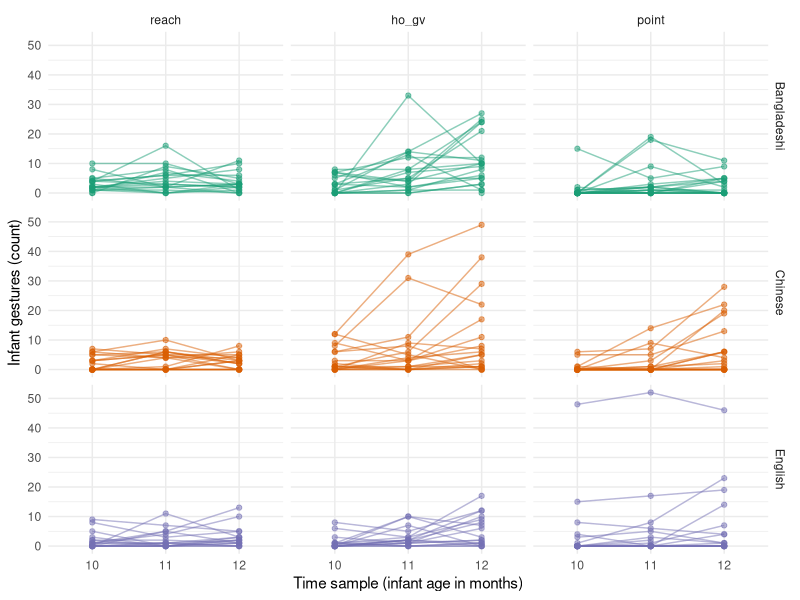
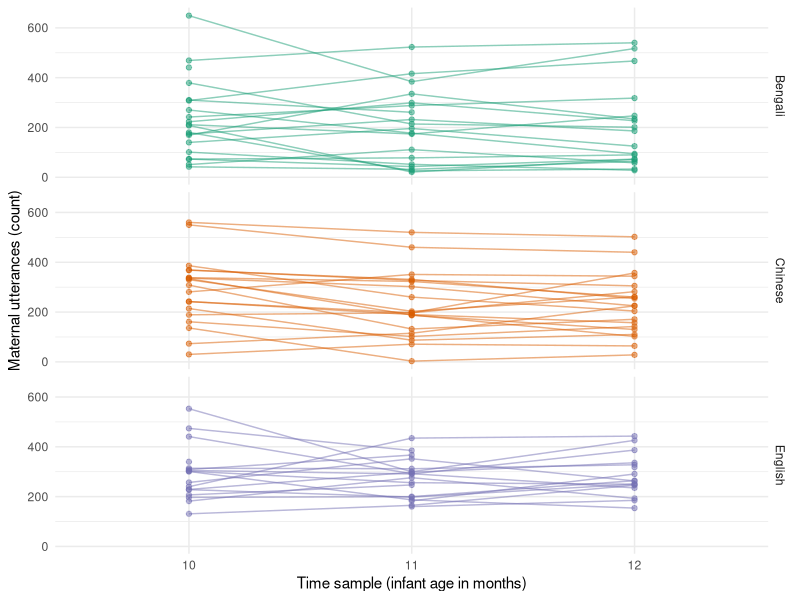
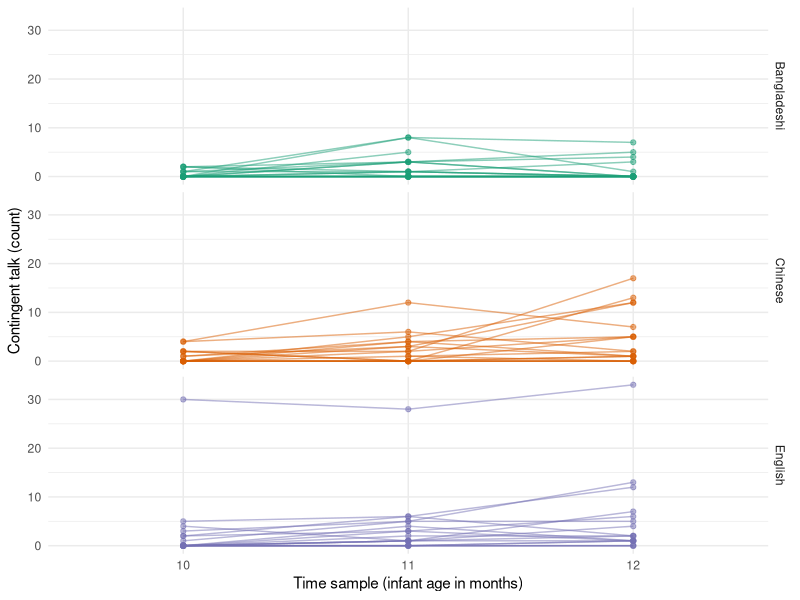
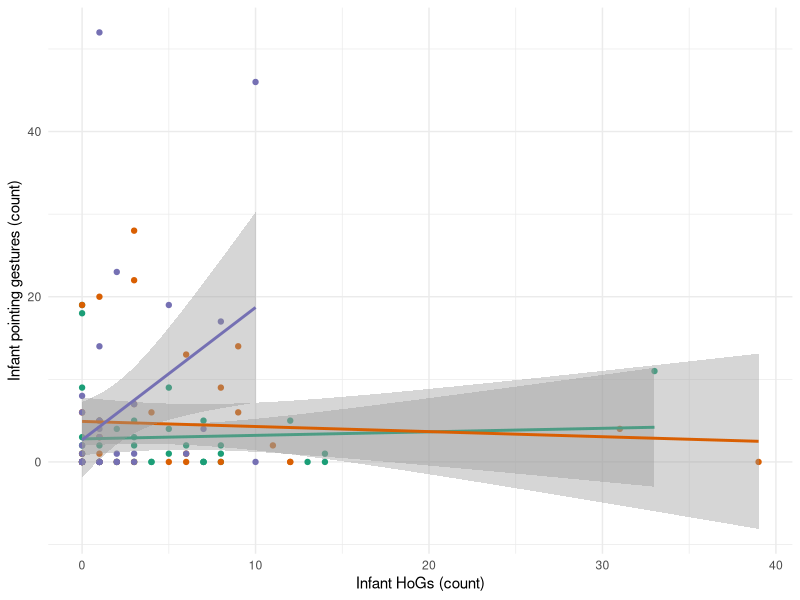
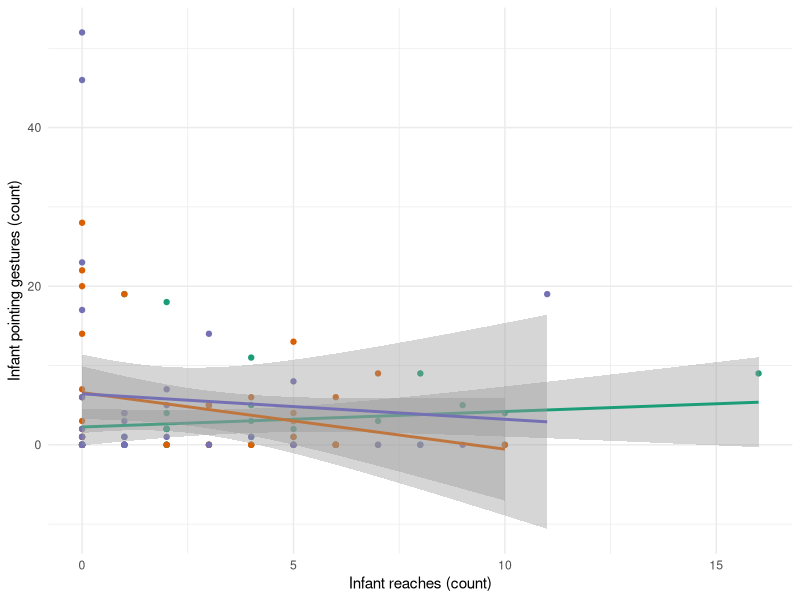
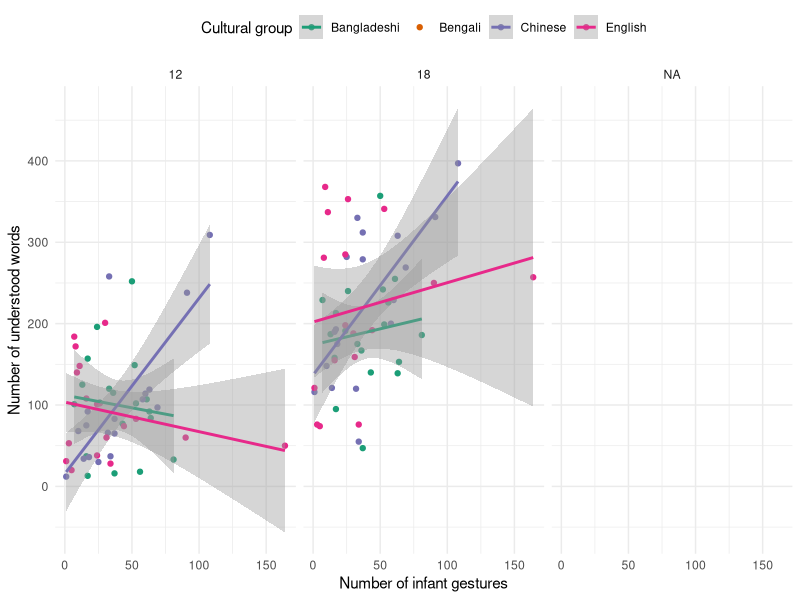
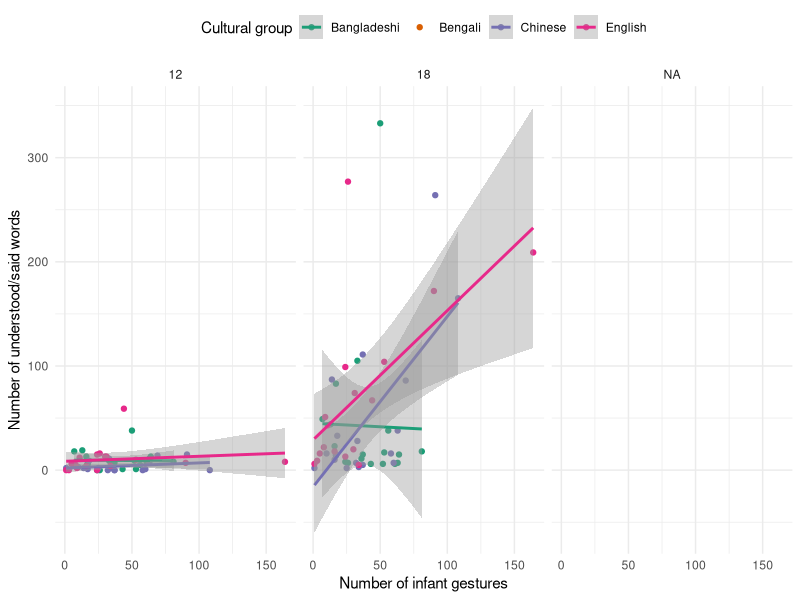
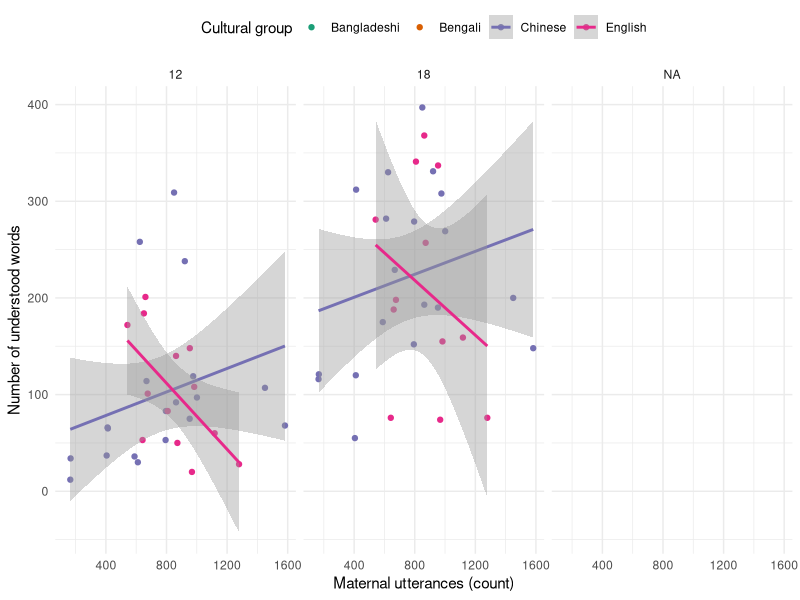

The R source for these figures, in order:
## ---- chunk 1
knitr::opts_chunk$set(echo = TRUE)
knitr::opts_knit$set(root.dir = normalizePath("./"))
library(tidyverse)
theme_set(theme_minimal())

img_path <- "./img"
## ---- chunk 2
gestures <- read_csv("./data/gestures.csv")

gestures_tot <- gestures %>%
  group_by(dyad, background, months, gesture) %>%
  summarise(
    count = sum(count),
    ct = sum(ct)
  ) %>%
  ungroup() %>%
  mutate(
    gesture = factor(gesture, levels = c("reach", "ho_gv", "point"))
  ) %>%
  mutate_if(is.character, as.factor) %>%
  mutate(
    back_o = ordered(background, levels = c("English", "Bangladeshi", "Chinese"))
  )

contrasts(gestures_tot$back_o) <- "contr.treatment"

utterances <- read_csv("./data/utterances.csv")

# NAs not removed in sum()
utterances_tot <- utterances %>%
  group_by(dyad, background, months) %>%
  summarise(
    utterances = sum(utterances)
  ) %>%
  ungroup() %>%
  mutate_if(is.character, as.factor) %>%
  mutate(
    back_o = ordered(background, levels = c("English", "Bangladeshi", "Chinese"))
  )

contrasts(utterances_tot$back_o) <- "contr.treatment"

hg_tot <- filter(gestures_tot, gesture == "ho_gv")
reach_tot <- filter(gestures_tot, gesture == "reach")
point_tot <- filter(gestures_tot, gesture == "point")
all_tot <- gestures_tot %>%
  group_by(dyad, background, back_o, months) %>%
  summarise(count = sum(count), ct = sum(ct))

hg_point_lead <- gestures_tot %>%
  dplyr::select(-ct) %>%
  spread(gesture, count) %>%
  dplyr::select(-reach) %>%
  group_by(dyad) %>%
  mutate(
    lead_point = lead(point)
  ) %>%
  filter(months != 12)

reach_point_lead <- gestures_tot %>%
  dplyr::select(-ct) %>%
  spread(gesture, count) %>%
  dplyr::select(-ho_gv) %>%
  group_by(dyad) %>%
  mutate(
    lead_point = lead(point)
  ) %>%
  filter(months != 12)

reach_point_lead <- gestures_tot %>%
  dplyr::select(-ct) %>%
  spread(gesture, count) %>%
  dplyr::select(-ho_gv) %>%
  group_by(dyad) %>%
  mutate(
    lead_point = lead(point)
  ) %>%
  filter(months != 12)

ct_point_lead <- gestures_tot %>%
  filter(gesture == "point") %>%
  dplyr::select(-gesture) %>%
  rename(point = count) %>%
  group_by(dyad) %>%
  mutate(
    lead_point = lead(point)
  ) %>%
  filter(months != 12)

utter_point_lead <- gestures_tot %>%
  filter(gesture == "point") %>%
  right_join(y = utterances_tot) %>%
  group_by(dyad) %>%
  mutate(
    lead_point = lead(count)
  ) %>%
  filter(months != 12)

pointing <- gestures_tot %>%
  dplyr::select(-ct) %>%
  spread(gesture, count)

vocab_gest <- gestures_tot %>%
  group_by(dyad, background) %>%
  summarise(count_tot = sum(count), ct_tot = sum(ct))

vocab_utt <- utterances_tot %>%
  group_by(dyad, background) %>%
  summarise(utt_tot = sum(utterances))

vocab <- read_csv("./data/vocab.csv") %>%
  full_join(y = vocab_gest) %>%
  full_join(y = vocab_utt) %>%
  arrange(dyad, months) %>%
  mutate_if(is.character, as.factor)
## ---- chunk 3
gestures_tot %>%
  ggplot(aes(as.factor(months), count, colour = background)) +
  geom_point(alpha = 0.5) +
  geom_line(aes(group = dyad), alpha = 0.5) +
  facet_grid(vars(background), vars(gesture)) +
  scale_color_brewer(type = "qual", palette = "Dark2") +
  labs(
    x = "Time sample (infant age in months)",
    y = "Infant gestures (count)"
  ) +
  theme(legend.position = "none")

ggsave("gest-slope.png", path = img_path, width = 6, height = 5)
## ---- chunk 4
utterances_tot %>%
  ggplot(aes(as.factor(months), utterances, colour = background)) +
  geom_point(alpha = 0.5) +
  geom_line(aes(group = dyad), alpha = 0.5) +
  facet_grid(background ~ .) +
  scale_color_brewer(type = "qual", palette = "Dark2") +
  labs(
    x = "Time sample (infant age in months)",
    y = "Maternal utterances (count)"
  ) +
  theme(legend.position = "none")

ggsave("utter-slope.png", path = img_path, width = 6, height = 5)
## ---- chunk 5
all_tot %>%
  ggplot(aes(as.factor(months), ct, colour = background)) +
  geom_point(alpha = 0.5) +
  geom_line(aes(group = dyad), alpha = 0.5) +
  facet_grid(background ~ .) +
  scale_color_brewer(type = "qual", palette = "Dark2") +
  labs(
    x = "Time sample (infant age in months)",
    y = "Contingent talk (count)"
  ) +
  theme(legend.position = "none")

ggsave("ct-slope.png", path = img_path, width = 6, height = 5)
## ---- chunk 6
hg_point_lead %>%
  ggplot(aes(ho_gv, lead_point, colour = background)) +
  geom_point() +
  geom_smooth(method = "lm") +
  labs(
    x = "Infant HoGs (count)",
    y = "Infant pointing gestures (count)"
  ) +
  scale_color_brewer(type = "qual", palette = "Dark2") +
  theme(legend.position = "none")

ggsave("hg-point-lead.png", path = img_path, width = 6, height = 5)
## ---- chunk 7
reach_point_lead %>%
  ggplot(aes(reach, lead_point, colour = background)) +
  geom_point() +
  geom_smooth(method = "lm") +
  labs(
    x = "Infant reaches (count)",
    y = "Infant pointing gestures (count)"
  ) +
  scale_color_brewer(type = "qual", palette = "Dark2") +
  theme(legend.position = "none")

ggsave("reach-point-lead.png", path = img_path, width = 6, height = 5)
## ---- chunk 8
vocab %>%
  ggplot(aes(count_tot, understand, colour = background)) +
  geom_point() +
  geom_smooth(method = "lm") +
  facet_grid(~ months) +
  scale_color_brewer(type = "qual", palette = "Dark2", name = "Cultural group") +
  labs(
    x = "Number of infant gestures",
    y = "Number of understood words"
  ) +
  theme(legend.position = "top")

ggsave("compr-gest.png", path = img_path, width = 6, height = 5)
## ---- chunk 9
vocab %>%
  ggplot(aes(count_tot, und_say, colour = background)) +
  geom_point() +
  geom_smooth(method = "lm") +
  facet_grid(~ months) +
  scale_color_brewer(type = "qual", palette = "Dark2", name = "Cultural group") +
  labs(
    x = "Number of infant gestures",
    y = "Number of understood/said words"
  ) +
  theme(legend.position = "top")

ggsave("prod-gest.png", path = img_path, width = 6, height = 5)
## ---- chunk 10
vocab %>%
  ggplot(aes(utt_tot, understand, colour = background)) +
  geom_point() +
  geom_smooth(method = "lm") +
  facet_grid(~ months) +
  scale_color_brewer(type = "qual", palette = "Dark2", name = "Cultural group") +
  labs(
    x = "Maternal utterances (count)",
    y = "Number of understood words"
  ) +
  theme(legend.position = "top")

ggsave("compr-utter.png", path = img_path, width = 6, height = 5)
## ---- chunk 11
vocab %>%
  ggplot(aes(utt_tot, und_say, colour = background)) +
  geom_point() +
  geom_smooth(method = "lm") +
  facet_grid(~ months) +
  scale_color_brewer(type = "qual", palette = "Dark2", name = "Cultural group") +
  labs(
    x = "Maternal utterances (count)",
    y = "Number of understood/said words"
  ) +
  theme(legend.position = "top")

ggsave("prod-utter.png", path = img_path, width = 6, height = 5)
## ---- chunk 12
vocab %>%
  filter(ct_tot < 25) %>%
  ggplot(aes(ct_tot, understand, colour = background)) +
  geom_point() +
  geom_smooth(method = "lm") +
  facet_grid(~ months) +
  scale_color_brewer(type = "qual", palette = "Dark2", name = "Cultural group") +
  labs(
    x = "Contingent talk (count)",
    y = "Number of understood words"
  ) +
  theme(legend.position = "top")

ggsave("compr-ct.png", path = img_path, width = 6, height = 5)
## ---- chunk 13
vocab %>%
  filter(ct_tot < 25) %>%
  ggplot(aes(ct_tot, und_say, colour = background)) +
  geom_point() +
  geom_smooth(method = "lm") +
  facet_grid(~ months) +
  scale_color_brewer(type = "qual", palette = "Dark2", name = "Cultural group") +
  labs(
    x = "Contingent talk (count)",
    y = "Number of understood/said words"
  ) +
  theme(legend.position = "top")

ggsave("prod-ct.png", path = img_path, width = 6, height = 5)
